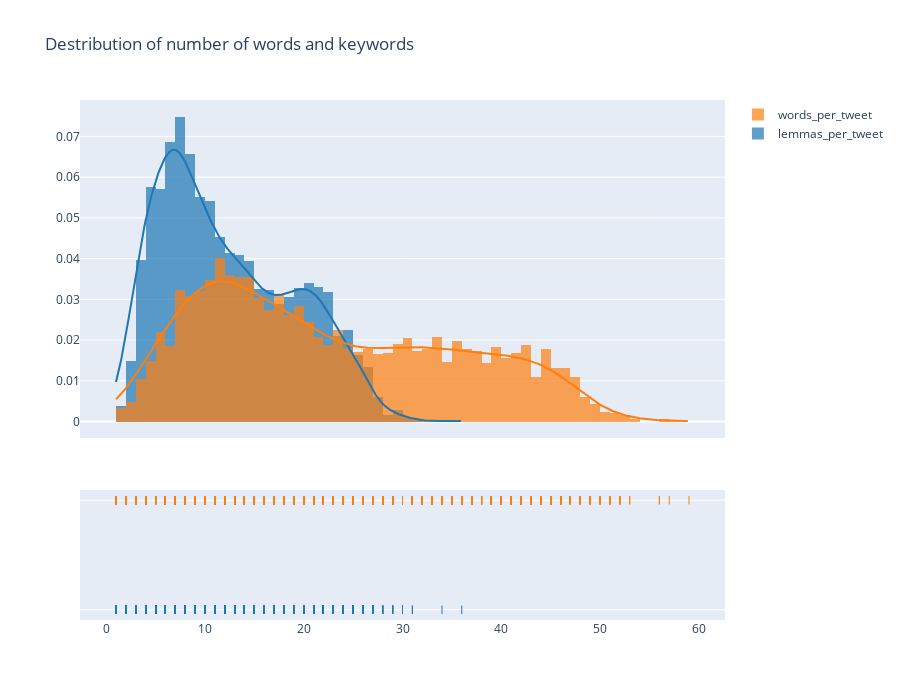

The notebook cell this image was saved under:
### Code cell
#Distribution of number of words and number of lemmas per tweet
# most tweets tend have to 5-8 lemmas 
# range of words per tweet lies between 7 and 18
hist_data = [count_df['lemmas_per_tweet'],count_df['words_per_tweet']]
group_labels = ['lemmas_per_tweet','words_per_tweet']
fig = create_distplot(hist_data, group_labels )
fig.update_layout(title_text = 'Destribution of number of words and keywords')
fig.update_layout(autosize=False, width=900, height=700)
fig.show()
#fig.write_image("fig2.png")

### Figure 1 — Plotly figure (JSON) as saved in the notebook; plotly's stock layout.template omitted (floating-point values rounded to 4 significant figures; data arrays with more than 128 entries replaced by an {"elided": "..."} marker saying what was removed)
{"data": [{"autobinx": false, "histnorm": "probability density", "legendgroup": "lemmas_per_tweet", "marker": {"color": "rgb(31, 119, 180)"}, "name": "lemmas_per_tweet", "opacity": 0.7, "type": "histogram", "x": {"elided": "3504 int values"}, "xaxis": "x", "xbins": {"end": 36, "size": 1, "start": 1}, "yaxis": "y"}, {"autobinx": false, "histnorm": "probability density", "legendgroup": "words_per_tweet", "marker": {"color": "rgb(255, 127, 14)"}, "name": "words_per_tweet", "opacity": 0.7, "type": "histogram", "x": {"elided": "3504 int values"}, "xaxis": "x", "xbins": {"end": 59, "size": 1, "start": 1}, "yaxis": "y"}, {"legendgroup": "lemmas_per_tweet", "marker": {"color": "rgb(31, 119, 180)"}, "mode": "lines", "name": "lemmas_per_tweet", "showlegend": false, "type": "scatter", "x": {"elided": "500 float values"}, "xaxis": "x", "y": {"elided": "500 float values"}, "yaxis": "y"}, {"legendgroup": "words_per_tweet", "marker": {"color": "rgb(255, 127, 14)"}, "mode": "lines", "name": "words_per_tweet", "showlegend": false, "type": "scatter", "x": {"elided": "500 float values"}, "xaxis": "x", "y": {"elided": "500 float values"}, "yaxis": "y"}, {"legendgroup": "lemmas_per_tweet", "marker": {"color": "rgb(31, 119, 180)", "symbol": "line-ns-open"}, "mode": "markers", "name": "lemmas_per_tweet", "showlegend": false, "type": "scatter", "x": {"elided": "3504 int values"}, "xaxis": "x", "y": {"elided": "3504 str values"}, "yaxis": "y2"}, {"legendgroup": "words_per_tweet", "marker": {"color": "rgb(255, 127, 14)", "symbol": "line-ns-open"}, "mode": "markers", "name": "words_per_tweet", "showlegend": false, "type": "scatter", "x": {"elided": "3504 int values"}, "xaxis": "x", "y": {"elided": "3504 str values"}, "yaxis": "y2"}], "layout": {"autosize": false, "barmode": "overlay", "height": 700, "hovermode": "closest", "legend": {"traceorder": "reversed"}, "title": {"text": "Destribution of number of words and keywords"}, "width": 900, "xaxis": {"anchor": "y2", "domain": [0, 1], "zeroline": false}, "yaxis": {"anchor": "free", "domain": [0.35, 1], "position": 0}, "yaxis2": {"anchor": "x", "domain": [0, 0.25], "dtick": 1, "showticklabels": false}}}
